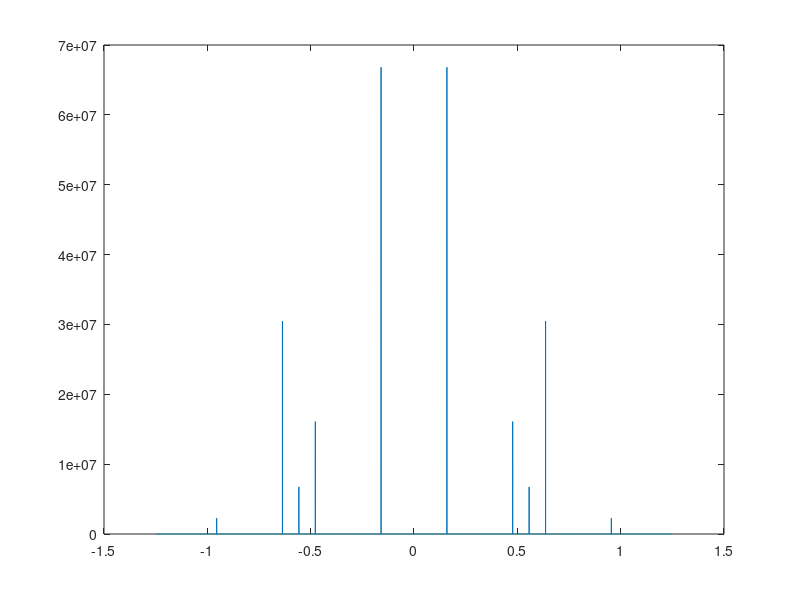

Recreate this plot in MATLAB.
%serie temporal
n=2^14;
dt=0.4;
t=(0:n-1)*dt; %vector de tiempos
x=cos(t)+0.5*cos(3*t)+0.4*cos(3.5*t)+0.7*cos(4*t)+0.2*cos(6*t);

%amplitud-fase vs. frecuencias
g=fft(x);
power=abs(g).^2;
dw=2*pi/(n*dt);
w=(0:n-1)*dw; %vector de frecuencias angulares

plot(w,power)
xlabel('\omega')
ylabel('P(\omega)')
title('Espectro de potencia')

y=fft(x);
g=fftshift(y);
power=abs(g).^2;
dw=1/(n*dt);
w=(-n/2:n/2-1)*dw;
plot(w,power)